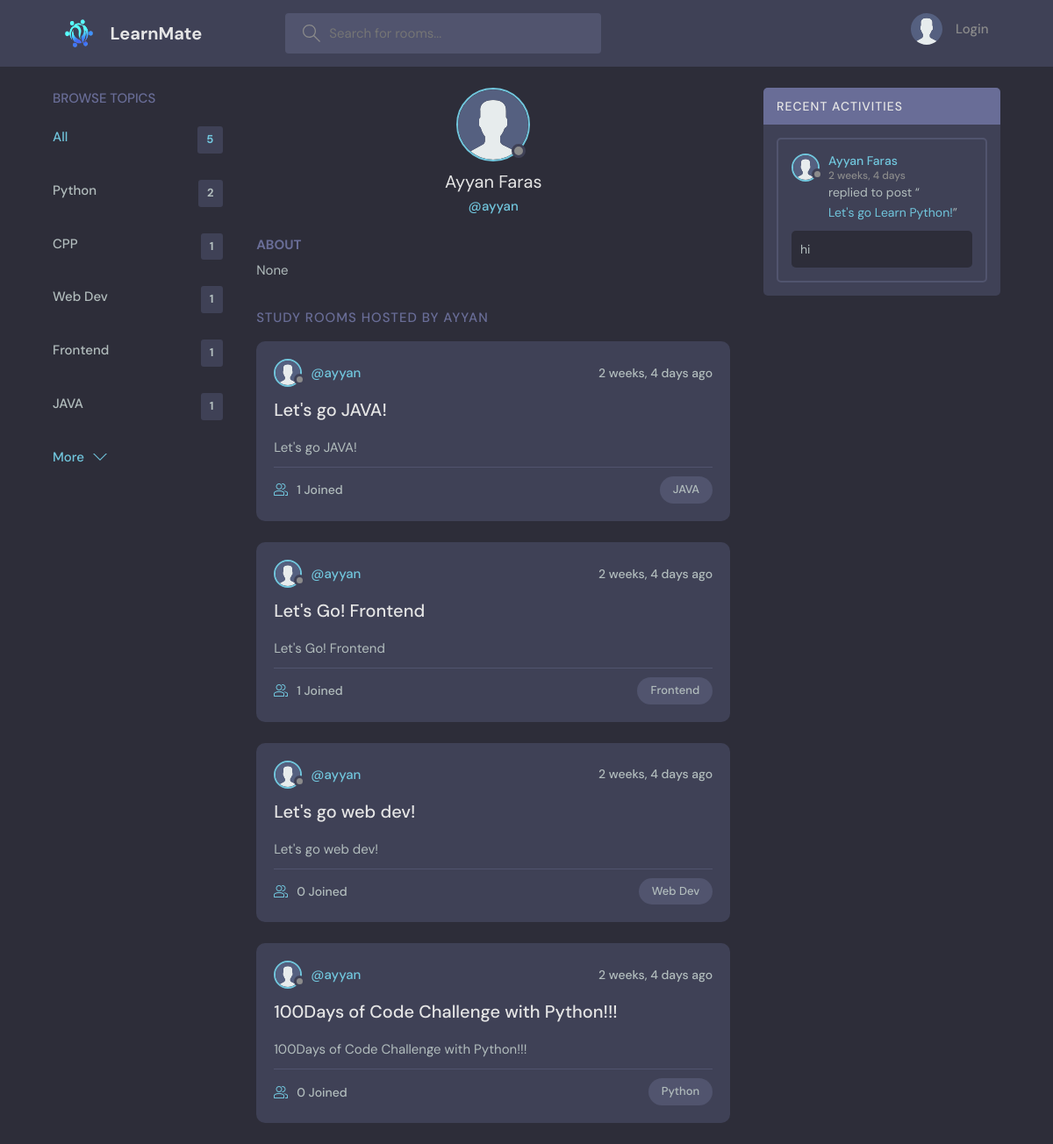
The page /profile/2 on the database its author committed.
### base/models.py (models this page shows, shortened)
class Topic(models.Model):
    name=models.CharField(max_length=200)

class User(AbstractUser):
    name = models.CharField(max_length=200,null=True)
    email = models.EmailField(unique=True, null=True)
    bio = models.TextField(null=True)
    avatar= models.ImageField(null=False,default='avatar.svg')
    USERNAME_FIELD = 'email'
    REQUIRED_FIELDS = []

class Room(models.Model):
    host=models.ForeignKey(User,on_delete=models.SET_NULL,null=True)
    topic=models.ForeignKey(Topic,on_delete=models.SET_NULL,null=True)
    name=models.CharField(max_length=200)
    description=models.TextField(null=True,blank=True)
    participants=models.ManyToManyField(User,related_name='articipants',blank=True)
    updated=models.DateTimeField(auto_now=True)
    created=models.DateTimeField(auto_now_add=True)
    class Meta:
        ordering=['-created','-updated']
    def __str__(self):
        return self.name

class Message(models.Model):
    user=models.ForeignKey(User,on_delete=models.CASCADE)
    room=models.ForeignKey(Room,on_delete=models.CASCADE)
    body=models.TextField()
    updated=models.DateTimeField(auto_now=True)
    created=models.DateTimeField(auto_now_add=True)
    class Meta:
        ordering=['-created','-updated']

### base/views.py (the view)
# urls.py: path('profile/<str:pk>',views.userProfile,name="user-profile"),
def userProfile(request,pk):
    user=User.objects.get(id=pk)
    rooms=user.room_set.all()
    user.username=user.username
    room_messages=user.message_set.all()
    topics=Topic.objects.all()
    context={'user':user,'rooms':rooms,'room_messages':room_messages,'topics':topics}
    return render(request,'base/profile.html',context)

### base/templates/base/profile.html (shortened to what this page needs)
{%extends 'main.html'%}
{%block contect%}
  <main class="profile-page layout layout--3">
    <div class="container">
      {% include 'base/topics_component.html' %}
      <div class="roomList">
        <div class="profile">
          <div class="profile__avatar">
            {% if user.id == request.user.id%}
            <div class="avatar avatar--large active">
              <img src="{{user.avatar.url}}" />
            </div>
            {%else%}
            <div class="avatar avatar--large">
              <img src="{{user.avatar.url}}" />
            </div>
            {%endif%}
          </div>
          <div class="profile__info">
            <h3>{{user.name}}</h3>
            <p>@{{user.username}}</p>
          </div>
          <div class="profile__about">
            <h3>About</h3>
            <p>
              {{user.bio}}
            </p>
          </div>
        </div>
        <div class="roomList__header">
          <div>
            <h2>Study Rooms Hosted by {{user.username}}</a>
            </h2>
          </div>
        </div>
        {% include 'base/feed_component.html'%}
      </div>
      {% include 'base/actvity_component.html' %}
    </div>
  </main>
{%endblock contect%}

### templates/main.html (shortened to what this page needs)
<!DOCTYPE html>
<html lang="en">
  {% load static %}
  <head>
    <link rel="stylesheet" href=" {%static 'styles/style.css'%}">
  </head>
  <body>
    {% include 'navbar.html'%}
    {%block contect%}
    {%endblock contect%}
    </body>
</html>

### templates/navbar.html (shortened to what this page needs)
{%load static%}
<header class="header header--loggedIn">
    <div class="container">
      <a href="{%url 'home'%}" class="header__logo">
        <img src="{% static 'images/logo.png'%}" />
        <h1>LearnMate</h1>
      </a>
      <form class="header__search" action="{%url 'home'%}" method="GET">
        <label>
          <input name="q" type="text" placeholder="Search for rooms..." />
        </label>
      </form>
      <nav class="header__menu">
        {% if request.user.is_authenticated %}
        <div class="header__user">
          <a href="{%url 'user-profile' request.user.id %}">
            {% if request.user.id == request.user.id%}
            <div class="avatar avatar--medium active">
              <img src="{{request.user.avatar.url}}" />
            </div>
            {% else %}
            <div class="avatar avatar--medium">
              <img src="{{request.user.avatar.url}}" />
            </div>
          {% endif %}
            <p>{{request.user.name}}<span>@{{request.user.username}}</span></p>
          </a>
          <button class="dropdown-button">
            <svg version="1.1" xmlns="http://www.w3.org/2000/svg" width="32" height="32" viewBox="0 0 32 32">
              <title>chevron-down</title>
              <path d="M16 21l-13-13h-3l16 16 16-16h-3l-13 13z"></path>
            </svg>
          </button>
        </div>
        {%else%}
        <a href="{% url 'login' %}">
          <img src="{% static 'images/avatar.svg'%}" />
          <p>Login</p>
        </a>
        {%endif%}
      </nav>
    </div>
  </header>

### base/templates/base/topics_component.html
<div class="topics">
  <div class="topics__header">
    <h2>Browse Topics</h2>
  </div>
  <ul class="topics__list">
    <li>
      <a href="{% url 'home' %}" class="active">All <span>{{topics.count}}</span></a>
    </li>
    {%for topic in topics%}
    <li>
      <a href="{% url 'home' %}?q={{topic.name}}">{{topic.name}} <span>{{topic.room_set.all.count}}</span></a>
    </li>
    {%endfor%}
  </ul>
  <a class="btn btn--link" href="{% url 'topics' %}">
    More
    <svg version="1.1" xmlns="http://www.w3.org/2000/svg" width="32" height="32" viewBox="0 0 32 32">
      <title>chevron-down</title>
      <path d="M16 21l-13-13h-3l16 16 16-16h-3l-13 13z"></path>
    </svg>
  </a>
</div>

### base/templates/base/feed_component.html (shortened to what this page needs)
{%for room in rooms%}
<div class="roomListRoom">
  <div class="roomListRoom__header">
    <a
      href="{% url 'user-profile' room.host.id %}"
      class="roomListRoom__author"
    >
    {% if room.host.id == request.user.id%}
    <div class="avatar avatar--small active">
      <img src="{{room.host.avatar.url}}" />
    </div>
    {% else %}
    <div class="avatar avatar--small">
      <img src="{{room.host.avatar.url}}" />
    </div>
  {% endif %}
      <span>@{{room.host.username}}</span>
    </a>
    <div class="roomListRoom__actions">
      <span>{{room.created | timesince}} ago</span>
    </div>
  </div>
  <div class="roomListRoom__content">
    <a href="{% url 'room' room.id%}">{{room.name}}</a>
    <p>
        {{room.description}}
    </p>
  </div>
  <div class="roomListRoom__meta">
    <a href="{% url 'room' room.id%}" class="roomListRoom__joined">
      {{room.participants.all.count}} Joined
    </a>
    <p class="roomListRoom__topic">{{room.topic.name}}</p>
  </div>
</div>
{%endfor%}

### base/templates/base/actvity_component.html (shortened to what this page needs)
<div class="activities">
  <div class="activities__header">
    <h2>Recent Activities</h2>
  </div>
  {%for message in room_messages %}
  <div class="activities__box">
    <div class="activities__boxHeader roomListRoom__header">
      <a href="{%url 'user-profile' message.user.id%}" class="roomListRoom__author">
        {% if message.user.id == request.user.id%}
        <div class="avatar avatar--small active">
          <img src="{{message.user.avatar.url}}" />
        </div>
        {% else %}
        <div class="avatar avatar--small ">
          <img src="{{message.user.avatar.url}}" />
        </div>
      {% endif %}
        <p>
          {{message.user.name}}
          <span> {{message.created | timesince}}</span>
        </p>
      </a>
    </div>
    <div class="activities__boxContent">
      <p>replied to post “<a href="{% url 'room' message.room.id %}">{{message.room}}</a>”</p>
      <div class="activities__boxRoomContent">
        {{message.body}}
      </div>
    </div>
  </div>
  {%endfor%}
</div>

### rows shown on the page
Topic: name "Python", room_set.all.count "2"
Topic: name "CPP", room_set.all.count "1"
Topic: name "Web Dev", room_set.all.count "1"
Topic: name "Frontend", room_set.all.count "1"
Topic: name "JAVA", room_set.all.count "1"
User: avatar (placeholder picture), name "Ayyan Faras", username "ayyan", bio "None", username "AYYAN"
Room: host.avatar (placeholder picture), host.username "ayyan", created "2 weeks, 4 days", name "Let's go JAVA!", description "Let's go JAVA!", participants.all.count "1", topic.name "JAVA"
Room: host.avatar (placeholder picture), host.username "ayyan", created "2 weeks, 4 days", name "Let's Go! Frontend", description "Let's Go! Frontend", participants.all.count "1", topic.name "Frontend"
Room: host.avatar (placeholder picture), host.username "ayyan", created "2 weeks, 4 days", name "Let's go web dev!", description "Let's go web dev!", participants.all.count "0", topic.name "Web Dev"
Room: host.avatar (placeholder picture), host.username "ayyan", created "2 weeks, 4 days", name "100Days of Code Challenge with Python!!!", description "100Days of Code Challenge with Python!!!", participants.all.count "0", topic.name "Python"
Message: user.avatar (placeholder picture), user.name "Ayyan Faras", created "2 weeks, 4 days", room "Let's go Learn Python!", body "hi"

### other values the page prints
{{ topics.count }} "5"
